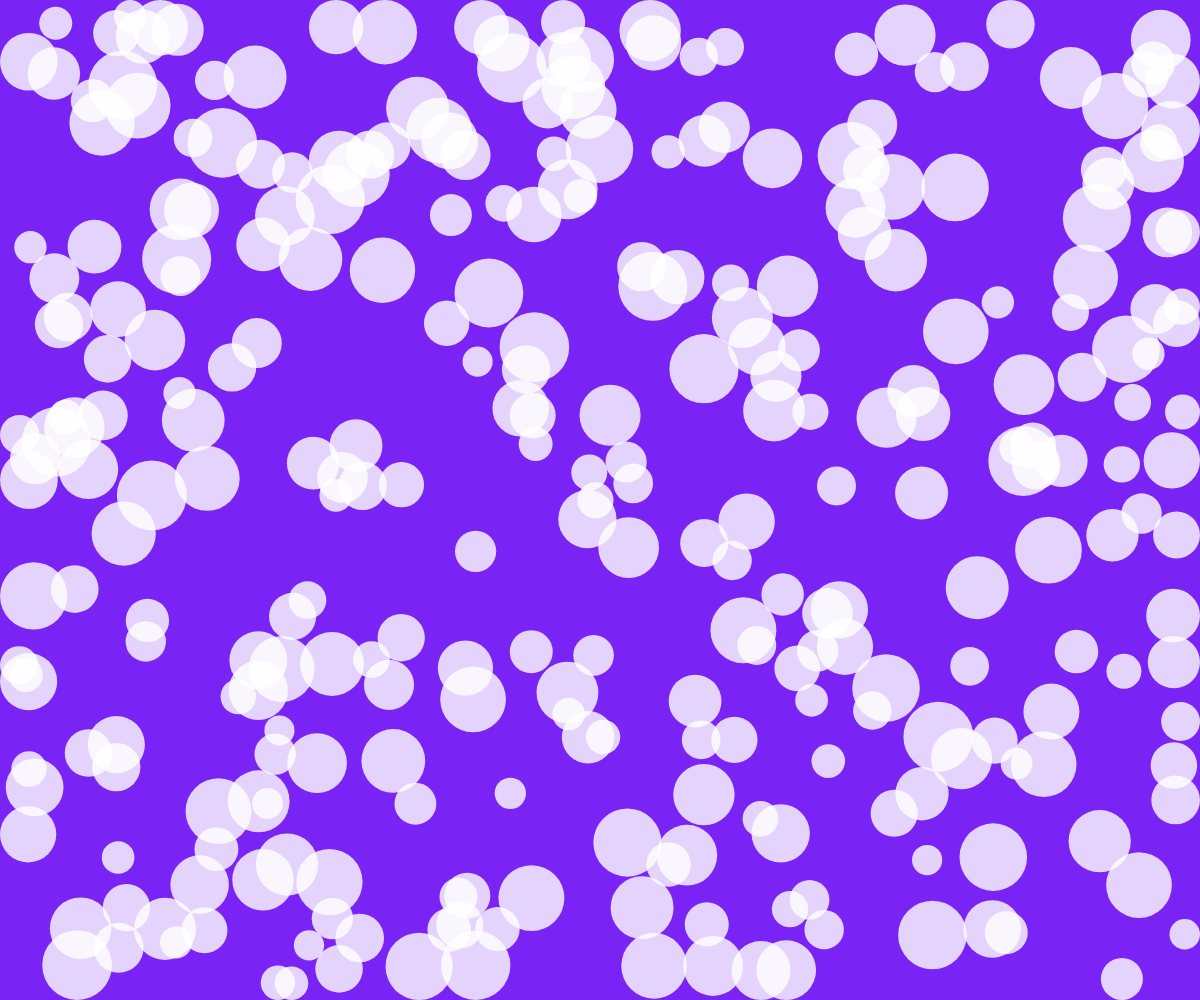
Frame 1 (no input)
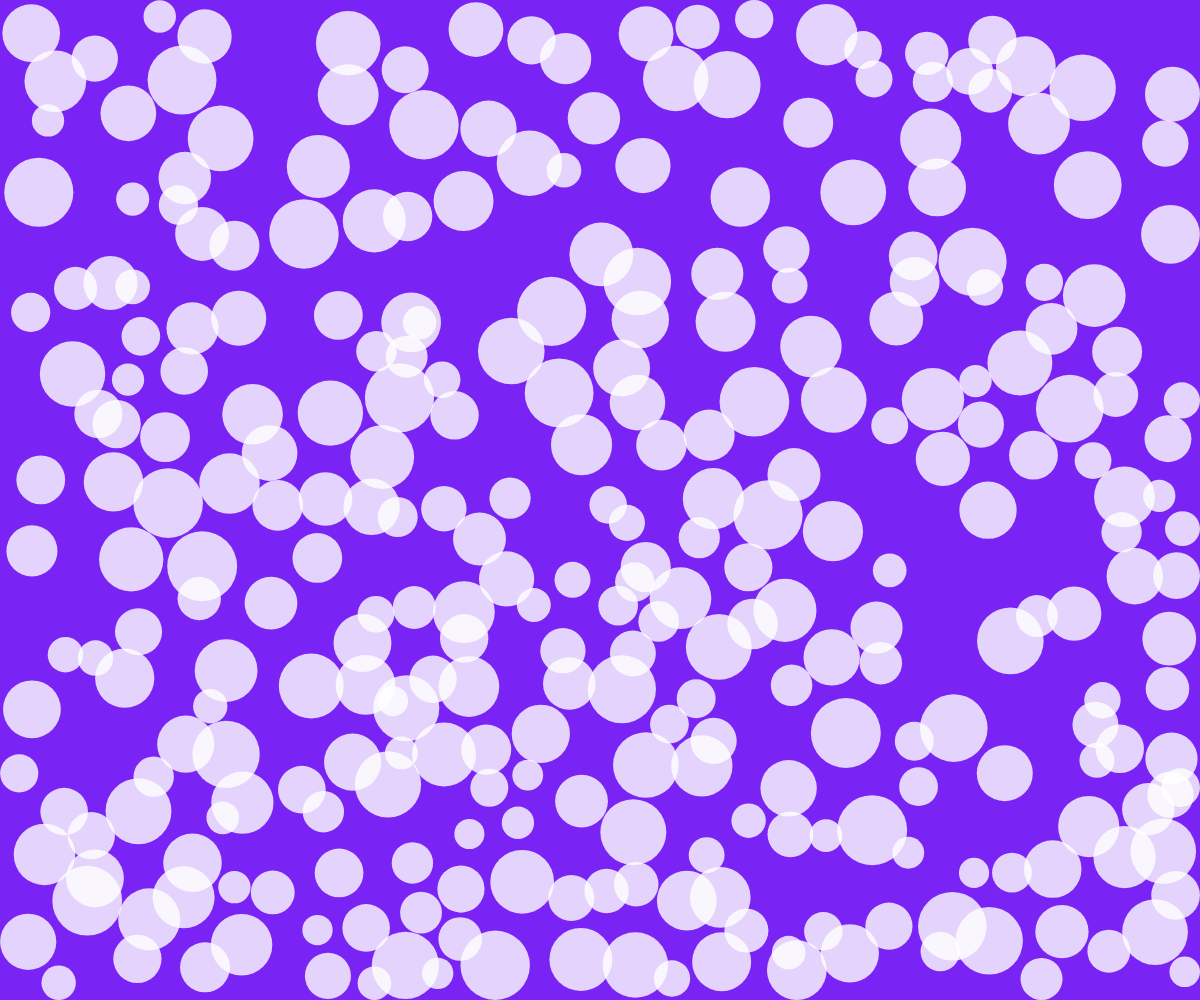
Frame 60 (no input)
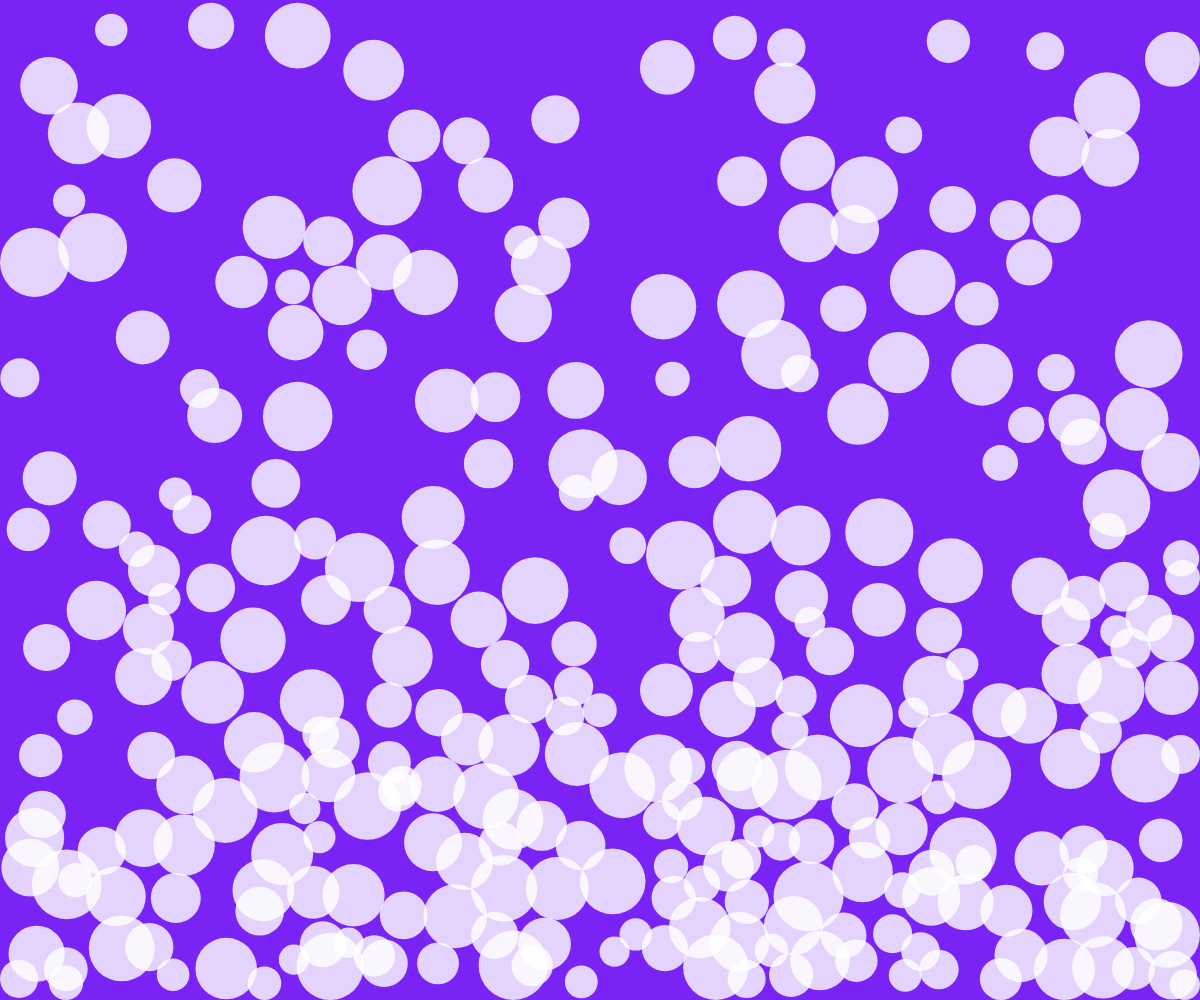
Frame 120 (the mouse pressed at the canvas centre since frame 60)

The p5.js sketch that drew these frames (run headless with seeded random() and noise() and a simulated clock; from frame 60 on, the mouse is pressed at the canvas centre):

// p5.js sketch
// ── sketch.js

let numBalls = 300;
let spring = 0.05;
let gravity = 0.03;
let friction = -0.9;
let balls = [];

function setup() {
  canvas = createCanvas (windowWidth,windowHeight);
  canvas.position (0,0);
  canvas.style ('z-index', '-1');
  for (let i = 0; i < numBalls; i++) {
    balls[i] = new Ball(
      random(width),
      random(height),
      random(30, 70),
      i,
      balls
    );
  }
  noStroke();
  fill(255, 204);
}

function draw() {
  background(122,35,245);
  balls.forEach(ball => {
    ball.collide();
    ball.move();
    ball.display();
  });
}

class Ball {
  constructor(xin, yin, din, idin, oin) {
    this.x = xin;
    this.y = yin;
    this.vx = 0;
    this.vy = 0;
    this.diameter = din;
    this.id = idin;
    this.others = oin;
  }

  collide() {
    for (let i = this.id + 1; i < numBalls; i++) {
      // console.log(others[i]);
      let dx = this.others[i].x - this.x;
      let dy = this.others[i].y - this.y;
      let distance = sqrt(dx * dx + dy * dy);
      let minDist = this.others[i].diameter / 2 + this.diameter / 2;
      //   console.log(distance);
      //console.log(minDist);
      if (distance < minDist) {
        //console.log("2");
        let angle = atan2(dy, dx);
        let targetX = this.x + cos(angle) * minDist;
        let targetY = this.y + sin(angle) * minDist;
        let ax = (targetX - this.others[i].x) * spring;
        let ay = (targetY - this.others[i].y) * spring;
        this.vx -= ax;
        this.vy -= ay;
        this.others[i].vx += ax;
        this.others[i].vy += ay;
      }
    }
  }

  move() {
    this.vy += gravity;
    this.x += this.vx;
    this.y += this.vy;
    if (this.x + this.diameter / 2 > width) {
      this.x = width - this.diameter / 2;
      this.vx *= friction;
    } else if (this.x - this.diameter / 2 < 0) {
      this.x = this.diameter / 2;
      this.vx *= friction;
    }
    if (this.y + this.diameter / 2 > height) {
      this.y = height - this.diameter / 2;
      this.vy *= friction;
    } else if (this.y - this.diameter / 2 < 0) {
      this.y = this.diameter / 2;
      this.vy *= friction;
    }
  }

  display() {
    ellipse(this.x, this.y, this.diameter, this.diameter);
  }
}
